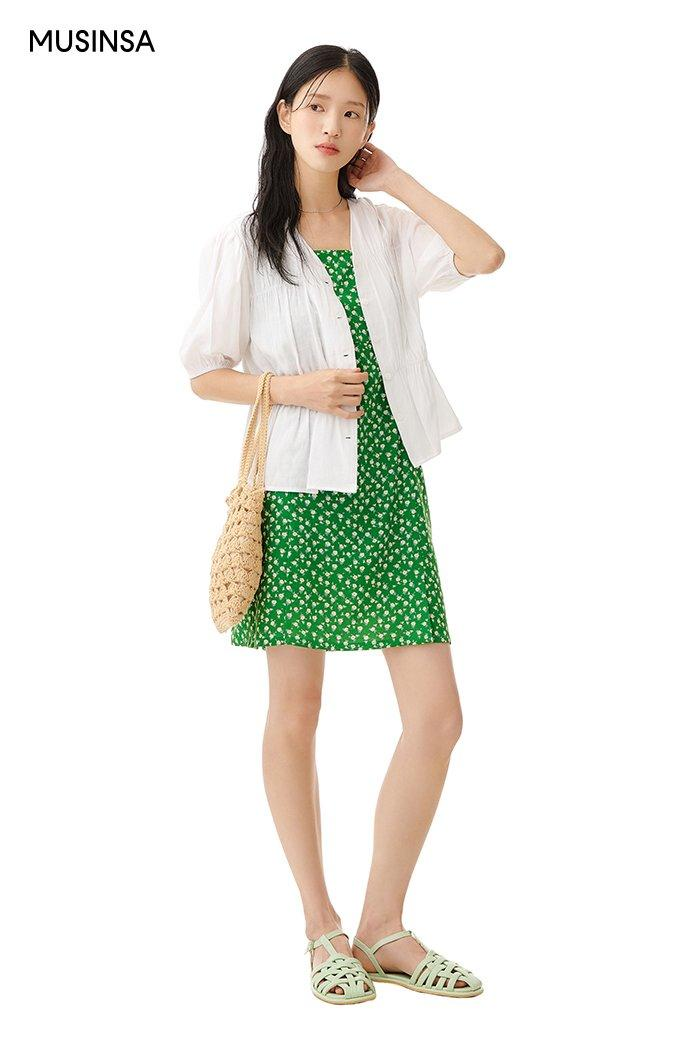
#> input picture input/28218_1_jpg.rf.e9b5eb71e08893bdde1d0cea795bdfe5.jpg, 700 x 1050 px; its folder holds 4 pictures in this run
$ python main.py
#> lines starting #> are read from the running program, lines starting #| are printed output that depends on the picture; after the words box and inside, x2 and y2 are one past the last pixel; in counts of white or black regions, pixels touching at a corner belong together; pictures that were not available may be replaced by others from this repository, and a replacement may not be noted
import cv2
import numpy as np
import glob
from time import strftime, localtime

input_path = "input/*.jpg"  # jpg, png 등 확장자에 맞춰 수정 필요
bg_path = "bg/*.jpg"        # jpg, png 등 확장자에 맞춰 수정 필요

bg_img_list = list()
idx = 0

for file in glob.glob(bg_path):
    bg_img_list.append(file)

for count, file in enumerate(glob.glob(input_path)):

    input_img = cv2.imread(file)
#> input_img is the input picture: shape (1050, 700, 3); mean B, G, R 230.6, 236.4, 236.7
    input_h, input_w, _ = input_img.shape
#> input_h = 1050; input_w = 700

    try:
        bg_img = cv2.imread(bg_img_list[idx])
        idx += 1
    except IndexError:
        idx = 0
        bg_img = cv2.imread(bg_img_list[idx])
        idx += 1

    bg_h, bg_w, _ = bg_img.shape
#> bg_h = 1050; bg_w = 700
    bg_img = cv2.resize(bg_img, None, fx=(input_w/bg_w), fy=(input_h/bg_h), interpolation=cv2.INTER_LINEAR)

    input_gray = cv2.cvtColor(input_img, cv2.COLOR_BGR2GRAY)
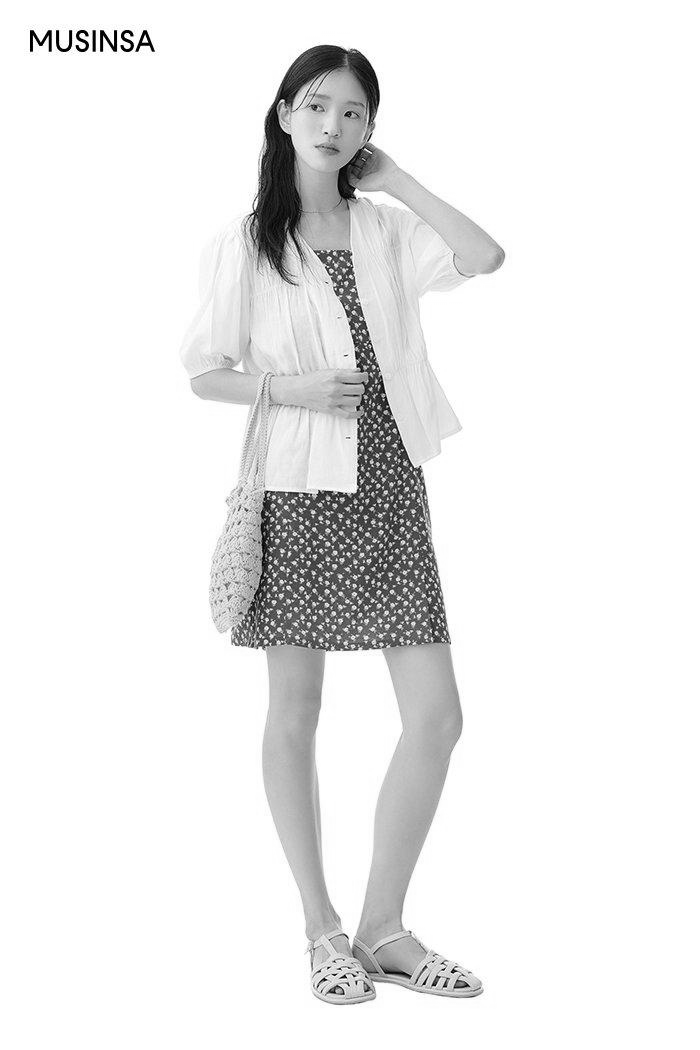
#> input_gray: shape (1050, 700); min 0, max 255, mean 235.8
    ret, mask_inv = cv2.threshold(input_gray, 240, 255, cv2.THRESH_BINARY)  # 사람 부분이 검은색
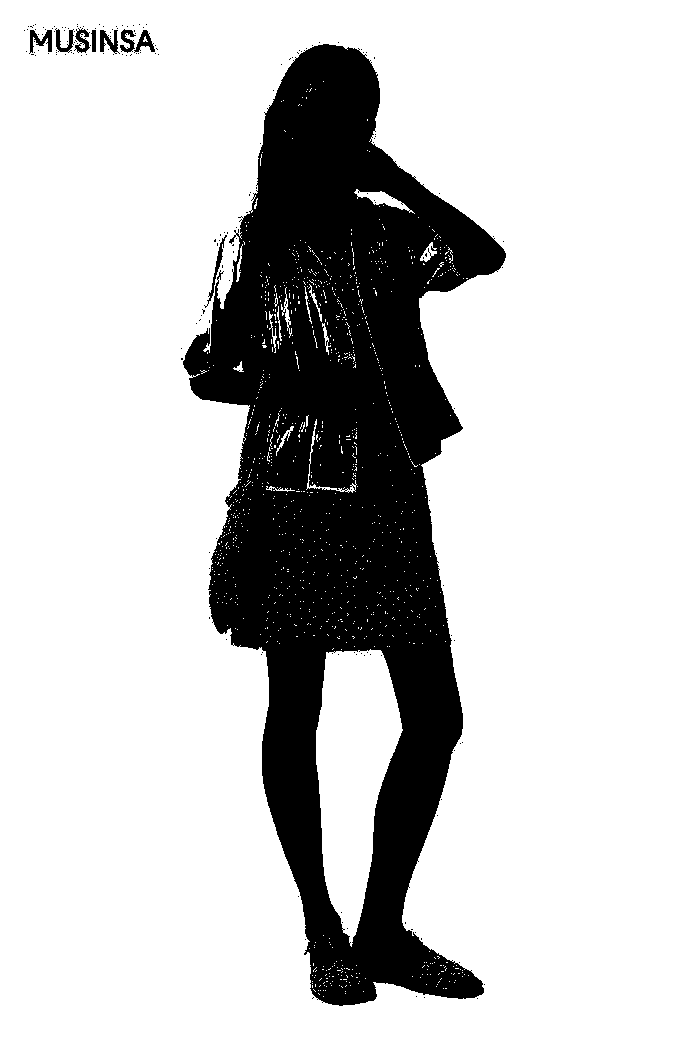
#> mask_inv: shape (1050, 700); 79% white; 179 black regions (170 under 20 px), largest, box (x1, y1, x2, y2) and area: (183, 44, 506, 1006) 152558, (29, 30, 52, 54) 268, (100, 30, 120, 54) 249
    mask = cv2.bitwise_not(mask_inv)    # 사람 부분이 흰색

    input_fg = cv2.bitwise_and(input_img, input_img, mask=mask)
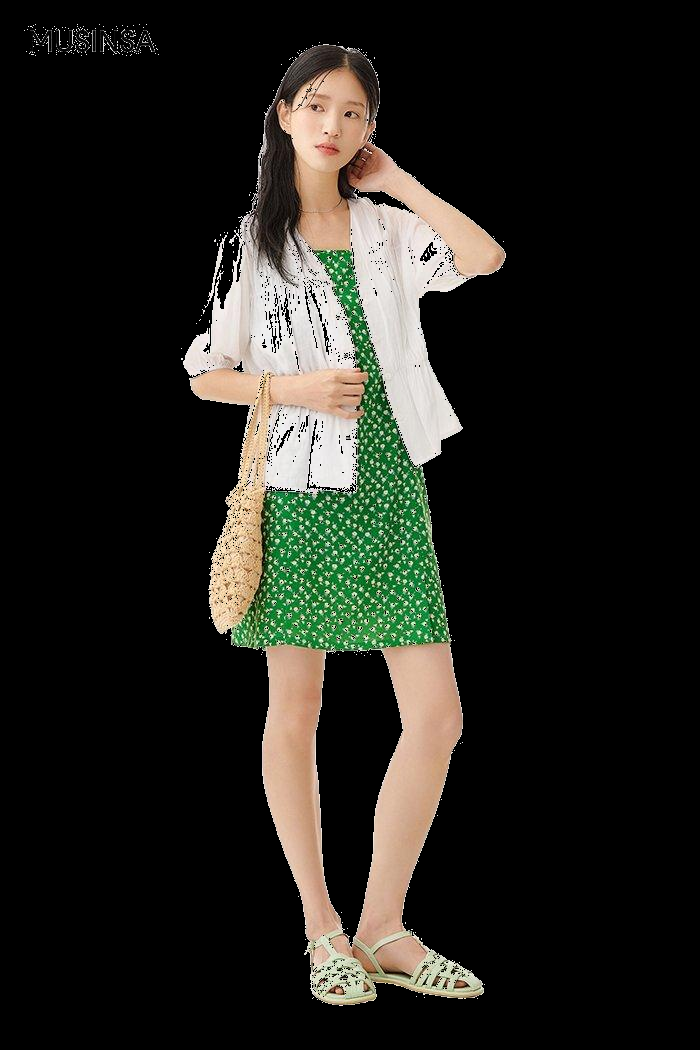
#> input_fg: shape (1050, 700, 3); mean B, G, R 29.4, 35.1, 35.5
    bg_bg = cv2.bitwise_and(bg_img, bg_img, mask=mask_inv)

    dst = cv2.add(input_fg, bg_bg)

    cv2.imwrite(f"output/{strftime('%m%d-%H%M%S', localtime())}_{count}.jpg", dst)
    print(f"saved! {count}", end="\r")
    cv2.waitKey(0)
#> pass 2 of the loop `for count, file in enumerate(glob.glob(input_path)):`:
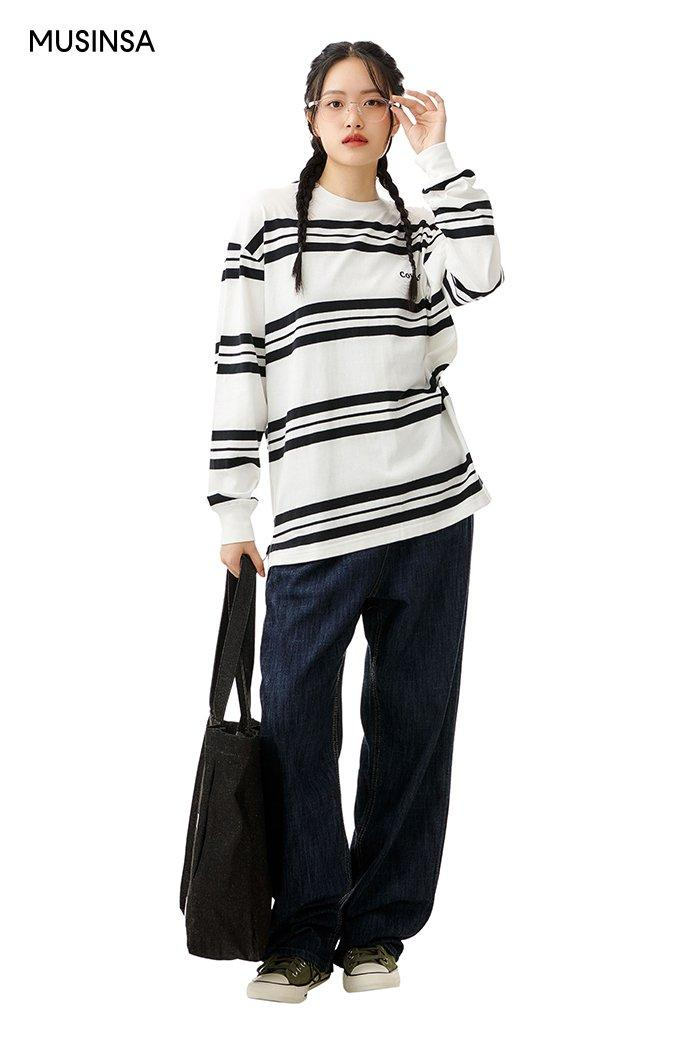
#> input picture input/28354_1_jpg.rf.b2646fc16e0b14640a9fea7b5741b8af.jpg, 700 x 1050 px
#> input_img is the input picture: shape (1050, 700, 3); mean B, G, R 210.3, 210.6, 211.3
#> `ret, mask_inv = cv2.threshold(input_gray, 240, 255, cv2.THRESH_BINARY)`:
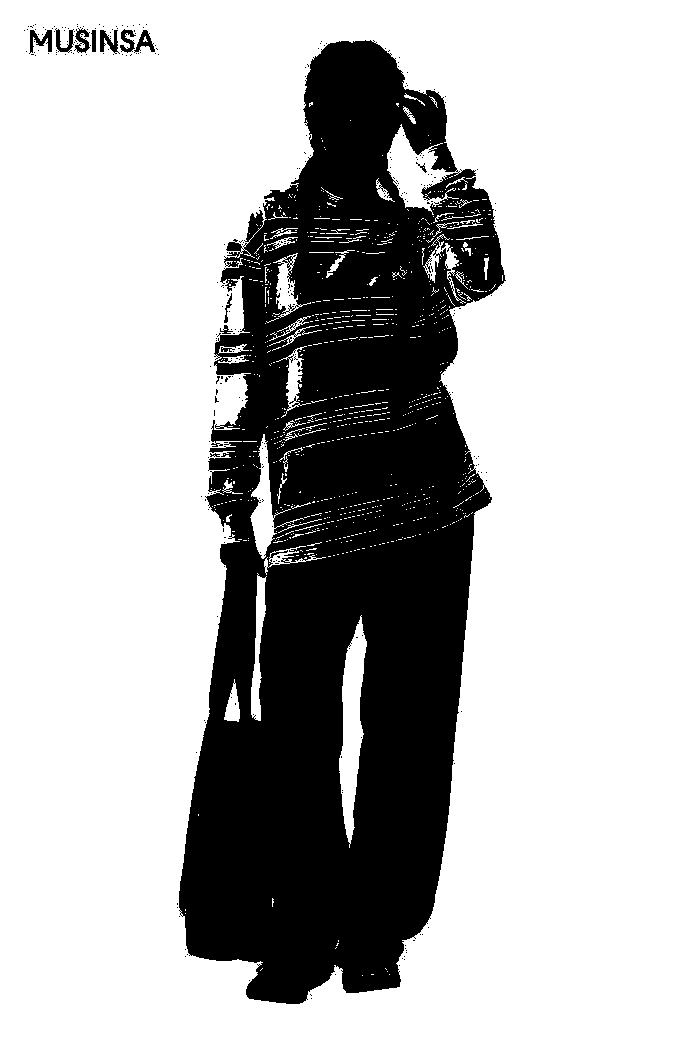
#> mask_inv: shape (1050, 700); 73% white; 295 black regions (282 under 20 px), largest, box (x1, y1, x2, y2) and area: (179, 40, 506, 1004) 196227, (29, 30, 52, 54) 268, (100, 30, 120, 54) 249
#> `dst = cv2.add(input_fg, bg_bg)`:
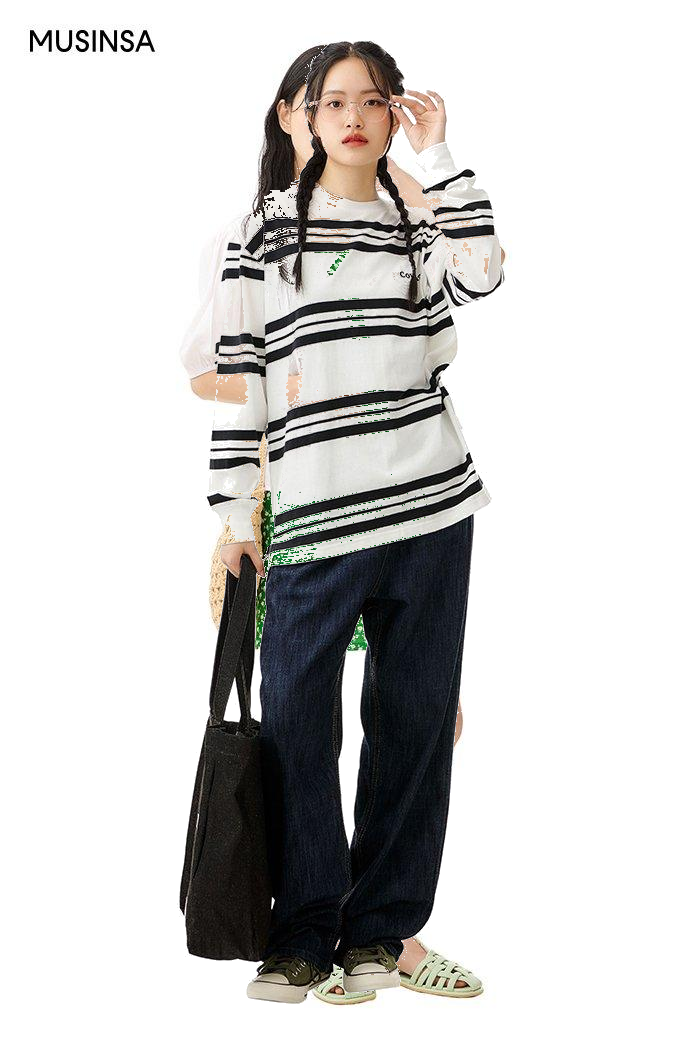
#> dst: shape (1050, 700, 3); mean B, G, R 206.6, 207.7, 208.6
#> pass 3 of the loop `for count, file in enumerate(glob.glob(input_path)):`:
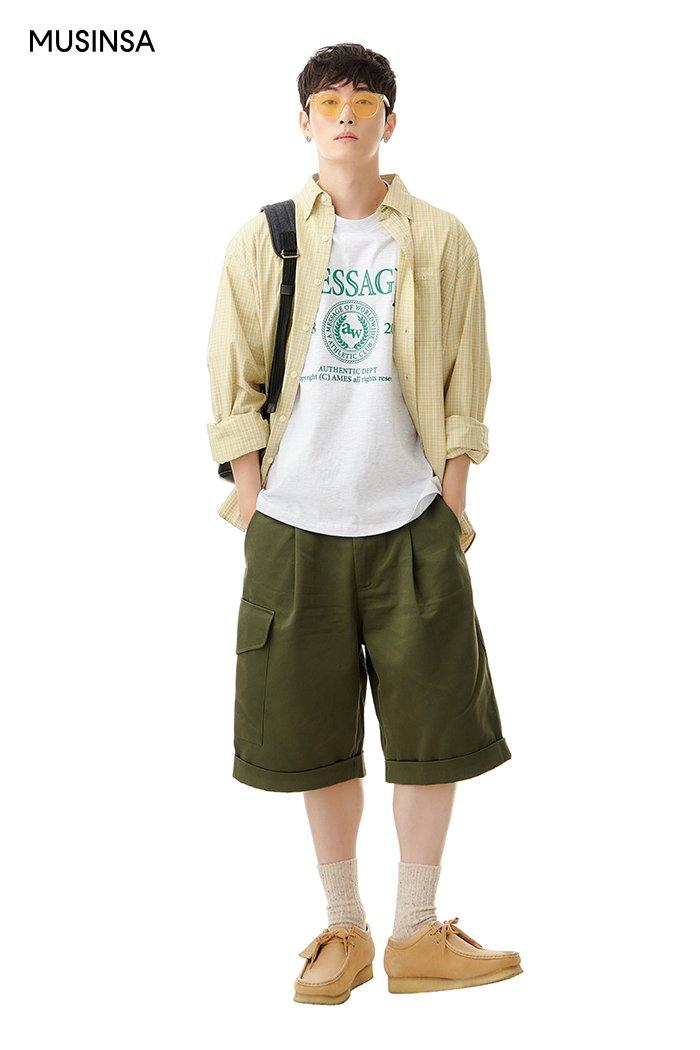
#> input picture input/28373_1_jpg.rf.94ce44d28c73fd6eb1d6334e21c310b9.jpg, 700 x 1050 px
#> input_img is the input picture: shape (1050, 700, 3); mean B, G, R 219.5, 225.8, 228.6
#> `ret, mask_inv = cv2.threshold(input_gray, 240, 255, cv2.THRESH_BINARY)`:
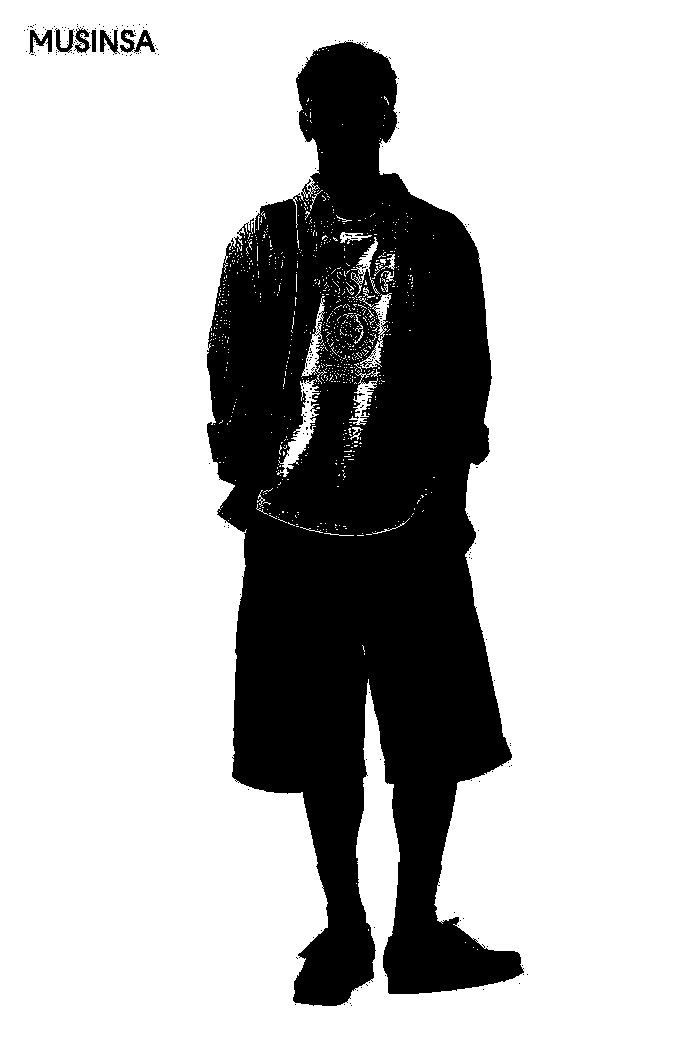
#> mask_inv: shape (1050, 700); 75.3% white; 211 black regions (203 under 20 px), largest, box (x1, y1, x2, y2) and area: (207, 41, 524, 1006) 179800, (29, 30, 52, 54) 268, (100, 30, 120, 54) 249
#> `dst = cv2.add(input_fg, bg_bg)`:
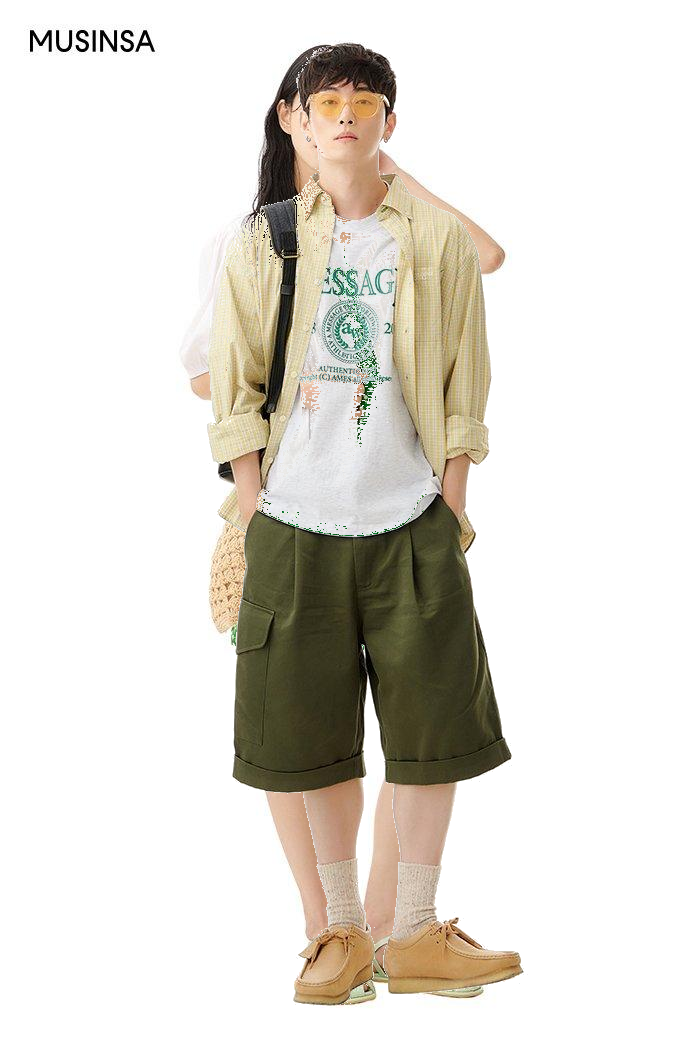
#> dst: shape (1050, 700, 3); mean B, G, R 215.6, 222.5, 226.2
#> the loop made 4 passes; the first 3 are shown
